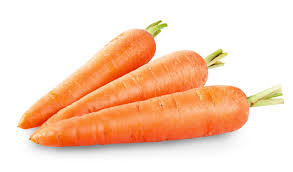
#> input picture freshcarrot.jpg, 293 x 172 px
$ python vegetable_detector.py
#> lines starting #> are read from the running program, lines starting #| are printed output that depends on the picture; after the words box and inside, x2 and y2 are one past the last pixel; in counts of white or black regions, pixels touching at a corner belong together
import cv2
import numpy as np

def preprocess_image(image_path):
#> called with image_path = 'freshcarrot.jpg'
    image = cv2.imread(image_path)
#> image is the input picture: shape (172, 293, 3); mean B, G, R 189.4, 212.9, 248.3
    gray = cv2.cvtColor(image, cv2.COLOR_BGR2GRAY)
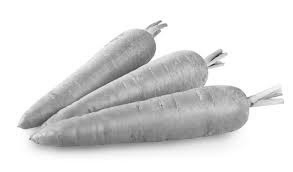
#> gray: shape (172, 293); min 29, max 255, mean 220.8
    _, mask = cv2.threshold(gray, 0, 255, cv2.THRESH_BINARY + cv2.THRESH_OTSU)
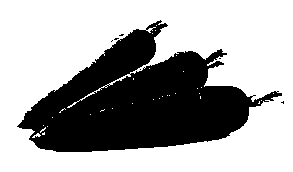
#> mask: shape (172, 293); 64.8% white; 7 black regions (6 under 20 px), largest, box (x1, y1, x2, y2) and area: (17, 20, 282, 152) 17704
    return image, mask

def detect_vegetable(image, mask):
    isolated = cv2.bitwise_and(image, image, mask=mask)
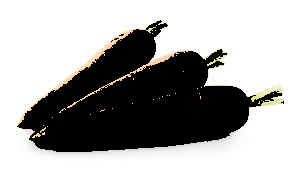
#> isolated: shape (172, 293, 3); mean B, G, R 161.8, 163.3, 164
    contours, _ = cv2.findContours(mask, cv2.RETR_EXTERNAL, cv2.CHAIN_APPROX_SIMPLE)
#> contours = [[[0, 0], [0, 171], [292, 171], [292, 0]]]

    if len(contours) == 0:
        return "No vegetable detected", isolated

    contour = max(contours, key=cv2.contourArea)
#> contour = [[0, 0], [0, 171], [292, 171], [292, 0]]
    area = cv2.contourArea(contour)
#> area = 49932
    perimeter = cv2.arcLength(contour, True)
#> perimeter = 926
    x, y, w, h = cv2.boundingRect(contour)
#> x = 0; y = 0; w = 293; h = 172
    aspect_ratio = float(w) / h
#> aspect_ratio = 1.7
    circularity = (4 * np.pi * area) / (perimeter ** 2) if perimeter > 0 else 0
#> circularity = 0.732

    if 0.78 < circularity:
        vegetable = "Cabbage"
    elif 0.75 < circularity:
        vegetable = "Potato"
    elif 0.7 < circularity:
        vegetable = "Carrot"
    else:
        vegetable = "Unknown Vegetable"

    return vegetable, isolated

image_path = "freshcarrot.jpg"
image, mask = preprocess_image(image_path)

vegetable, isolated = detect_vegetable(image, mask)
#> vegetable = 'Carrot'

cv2.imshow("Original Image", image)
cv2.imshow("Mask", mask)
cv2.imshow("Isolated Vegetable", isolated)
print(vegetable)
#| Carrot
cv2.waitKey(0)
cv2.destroyAllWindows()

$ run again, with freshcabbage.jpg copied over freshcarrot.jpg
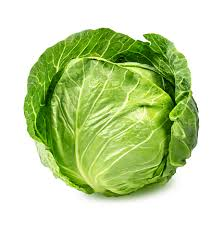
#> input picture freshcabbage.jpg, 224 x 225 px
#> in preprocess_image, image is the input picture: shape (225, 224, 3); mean B, G, R 163.5, 215.9, 196.3
#> in preprocess_image, `_, mask = cv2.threshold(gray, 0, 255, cv2.THRESH_BINARY + cv2.THRESH_O..`:
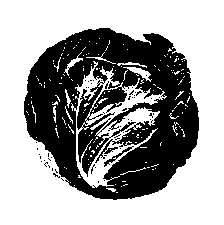
#> mask: shape (225, 224); 62.6% white; 59 black regions (57 under 20 px), largest, box (x1, y1, x2, y2) and area: (24, 28, 199, 200) 18599, (104, 146, 134, 167) 95
#> in detect_vegetable, `isolated = cv2.bitwise_and(image, image, mask=mask)`:
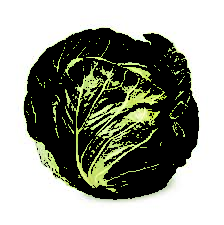
#> isolated: shape (225, 224, 3); mean B, G, R 145.6, 156.7, 153.4
#> contours = [[[0, 0], [0, 224], [223, 224], [223, 0]]]
#> contour = [[0, 0], [0, 224], [223, 224], [223, 0]]
#> area = 49952
#> perimeter = 894
#> x = 0; w = 224; h = 225
#> aspect_ratio = 0.996
#> circularity = 0.785
#> vegetable = 'Cabbage'
#| Cabbage

$ run again, with freshpotato.jpg copied over freshcarrot.jpg
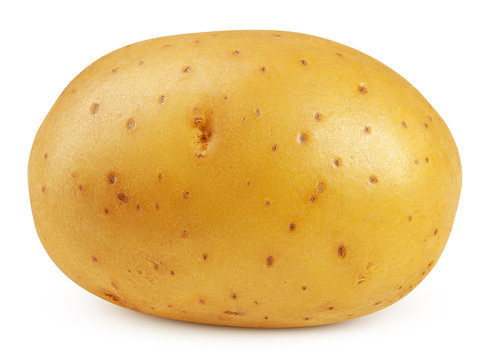
#> input picture freshpotato.jpg, 488 x 360 px
#> in preprocess_image, image is the input picture: shape (360, 488, 3); mean B, G, R 144.4, 203.8, 235.2
#> in preprocess_image, `_, mask = cv2.threshold(gray, 0, 255, cv2.THRESH_BINARY + cv2.THRESH_O..`:
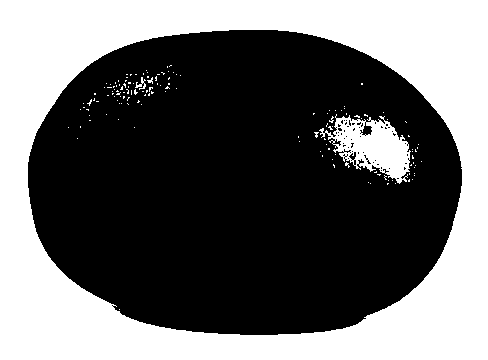
#> mask: shape (360, 488); 40.9% white; 143 white regions (139 under 20 px), largest, box (x1, y1, x2, y2) and area: (0, 0, 488, 360) 68201, (319, 114, 411, 184) 3113, (135, 77, 146, 90) 57, (147, 77, 153, 84) 20
#> in detect_vegetable, `isolated = cv2.bitwise_and(image, image, mask=mask)`:
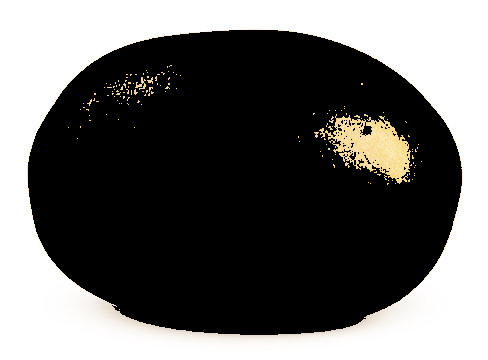
#> isolated: shape (360, 488, 3); mean B, G, R 101.2, 102.9, 103.7
#> contours = [[[0, 0], [0, 359], [487, 359], [487, 0]]]
#> contour = [[0, 0], [0, 359], [487, 359], [487, 0]]
#> area = 174833
#> perimeter = 1692
#> x = 0; w = 488; h = 360
#> aspect_ratio = 1.36
#> circularity = 0.767
#> vegetable = 'Potato'
#| Potato
